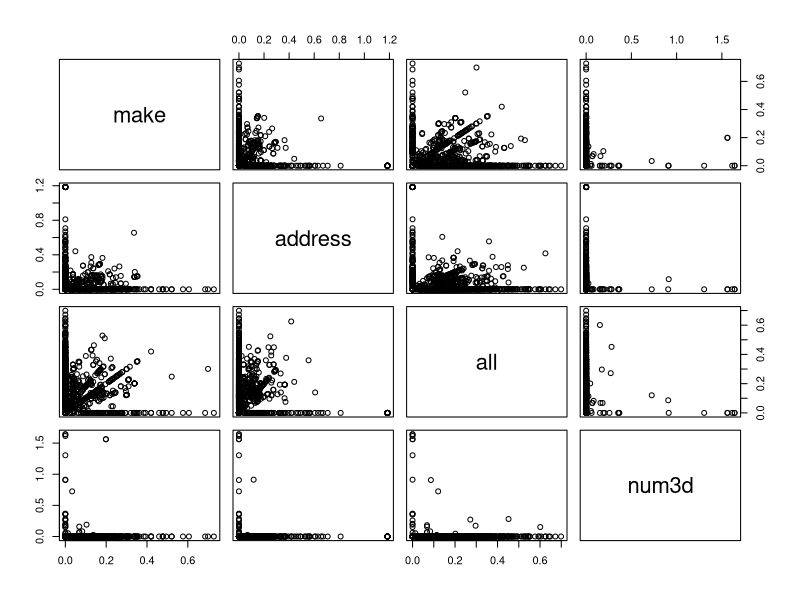
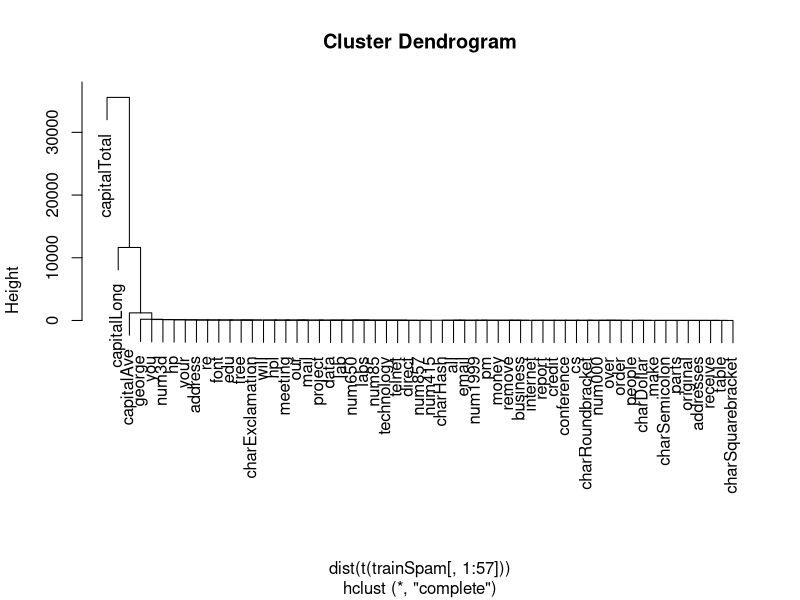
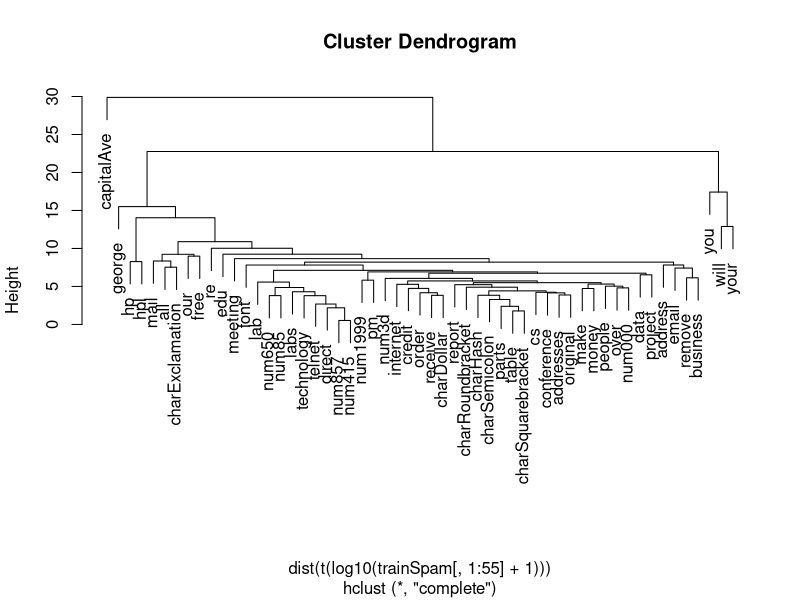

The R source for these figures, in order:
## ---- chunk 1
## Install and Load dataset
install.packages("kernlab")
library(kernlab)
## ---- chunk 2
# Read data
data(spam)

#Subsampling
set.seed(3435)
trainIndicator <- rbinom(4601, size = 1, prob = .5)
table(trainIndicator)
## Observation: Taking a random half of the dataset (flipping coin with rbinom function with 50% probability) to seperate the dataset into 2 pieces
## Observation: half of datasets are 2314 points, and other half is 2287

trainSpam <- spam[trainIndicator == 1, ]
testSpam <- spam[trainIndicator == 0, ]
## Observation: Setting train and test sets set to the 1's value and test set as 0 values
## ---- chunk 3
# Step 1: Exploratory Data Analysis
    ## Look at summaries
    ## check for missing data
    ## create exploratory plots
    ## perform explatory analysis (such as clustering)

names(spam)
## Observation: Column names are all just words. 

head(spam)
## Observation: rows essentially show frequencys of those words in the emails. 
## Observation: First row shows that the word 'make' is not used, but 'address', 'all', and 'our' is found within  that first email. The value indicated for those columns indicates frequency of that word in the email, so address is used .64 times

    ## Summary
table(trainSpam$type)
## Observation: from the training dataset, there are 906 emails that were marked as spam
## Observation: This is what we ill use to build of prediction model

    ## Plots
## Looking at first 4 columns' plots to look for any correlation 
plot(log10(trainSpam[, 1:4] + 1))

    ## Cluster
hCluster <- hclust(dist(t(trainSpam[, 1:57])))
plot(hCluster)
## Observation: Not very helpful, but does seperate out capitalTotal. Redo this, but transform out the predictor space (type)

hClusterUpdated <- hclust(dist(t(log10(trainSpam[, 1:55] + 1))))
plot(hClusterUpdated)
## Observation: Removed the 3 items that skewed the data (the averages aka capitalTotal, capitalLong, capitalAve) (and type )
## Observation: Added 1  to the log to avoid taking log of 0 
## Observation: Seperated out a few cluster (capitalAve), another cluster at (will, you and your)
## ---- chunk 4
# Step 2: Statistical Prediction/Modeling
    ## Should be informed by the result of the exploratory analysis
    ## Exact methods depend on question that you are trying to answer
    ## Transformation/processing should be accounted for when necessary 
    ## Measures of uncertainty should be reported

library(boot)
trainSpam$numType = as.numeric(trainSpam$type) - 1
## Observation: Sets 'not spam' to 0, and 'spam' to 1

costFunction = function(x, y) sum(x != (y > 0.5))
cvError = rep(NA, 55)

## Go  through each variable in the dataset , try to fit generalized linear model (logistical regression in this case) in order to predict if the email is spam based on one single variable. 
for (i in 1:55) {
    lmFormula = reformulate(names(trainSpam)[i], response = "numType")
    glmFit = glm(lmFormula, family = "binomial", data = trainSpam)
    cvError[i] = cv.glm(trainSpam, glmFit, costFunction, 2)$delta[2]
}
## Which predictor has minimum cross-validated error rate?
names(trainSpam)[which.min(cvError)]
## Observation: This tells us that charDollar has lowest error rate to determine the emails that are spam, so we will use charDollar to compare with the other test set
## Observation: Note here these are simple variable reference checks, and we  could build more complex ones if needed.

    ## Transformation/processing
## Use the best model from the group (charDollar)
predictionModel <- glm(numType ~ charDollar, family = "binomial", data = trainSpam)
## Observation: Logistical Regression doesnt output a 0 or 1, but rather a probability that the message is spam
## Observation: glm is general logistical modeling

## Get predictions on the test set
predictionTest <- predict(predictionModel, testSpam)
predictedSpam <- rep("nonspam", dim(testSpam)[1])
## Observation: Logical regression creates a probability that something is or isnt, in this case is or is not spam

## Classify as `spam' for those with prob > 0.5
predictedSpam[predictionModel$fitted > 0.5] = "spam"

    ## Measures of Uncertainty

## Classification table of predicted and real values
table(predictedSpam, testSpam$type)
## Observation: 458 were marked as nonspam that were actually spam, and 61 were classified as spam that were not spam.

##Calculate error rate
((61 + 458) / (1346 + 61 + 458 + 449)) * 100
## Observation: 22% error rate
## ---- chunk 5
# Step 3: Interpret Results
    ## Use appropriate languages like predicts, correlations, etc
    ## Give explanation
    ##Interpret coefficients
    ##Interpret measures of uncertainty

#In our example:
# The fraction of characters that are $ can be used to predict if an email is spam
# anything with more than 6.6% dollar signs is classified as Spam
# Under our prediction, more dollar signs means higher chance it is spam 
# error rate for our prediction was 22%
## ---- chunk 6
# Step 4: Challenge Results
    ## Challenge all leading steps:
        ## Question
        ## Data source
        ## Processing & Analysis
        ## Conclusions
        ## Challenge measures of uncertainty
    ## Challenge choices of terms to include in models
    ## Think of potential alternative analyses
    ## WHY? Someone else might challenge, so might as well be prepared and analyse yourself.

## ---- chunk 7
# Step 6: Creating Reproducible Code
# Skipping over this or not putting much effort  into  this may cause others to not validate your work or  trash it based on not being able to test it themselves.
# Staying organized is key!
